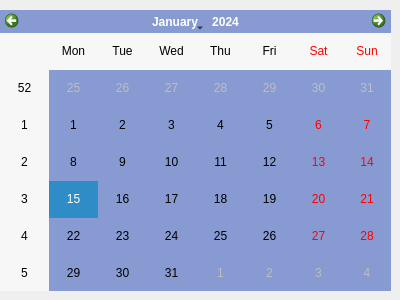
<?xml version="1.0" encoding="UTF-8"?>
<ui version="4.0">
 <class>Dialog</class>
 <widget class="QDialog" name="Dialog">
  <property name="geometry">
   <rect>
    <x>0</x>
    <y>0</y>
    <width>400</width>
    <height>300</height>
   </rect>
  </property>
  <property name="windowTitle">
   <string>CALENDARIO PRÉSTAMOS</string>
  </property>
  <property name="windowIcon">
   <iconset resource="recursos.qrc">
    <normaloff>:/calendario/img/calendar-icon.png</normaloff>:/calendario/img/calendar-icon.png</iconset>
  </property>
  <widget class="QCalendarWidget" name="calendarioPrestamo">
   <property name="geometry">
    <rect>
     <x>0</x>
     <y>10</y>
     <width>391</width>
     <height>281</height>
    </rect>
   </property>
   <property name="styleSheet">
    <string notr="true">background-color:rgb(135, 154, 209)</string>
   </property>
  </widget>
 </widget>
 <resources>
  <include location="recursos.qrc"/>
 </resources>
 <connections/>
</ui>
